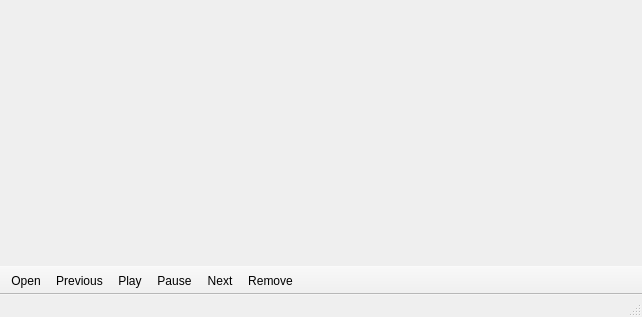
<?xml version="1.0" encoding="UTF-8"?>
<ui version="4.0">
 <class>MainWindow</class>
 <widget class="QMainWindow" name="MainWindow">
  <property name="geometry">
   <rect>
    <x>0</x>
    <y>0</y>
    <width>642</width>
    <height>317</height>
   </rect>
  </property>
  <property name="windowTitle">
   <string>Vega sPro</string>
  </property>
  <property name="windowIcon">
   <iconset resource="resources.qrc">
    <normaloff>:/images/icons/media-icon-window.png</normaloff>:/images/icons/media-icon-window.png</iconset>
  </property>
  <widget class="QWidget" name="centralWidget">
   <layout class="QGridLayout" name="gridLayout">
    <item row="0" column="0">
     <widget class="QWidget" name="widgetVideos" native="true"/>
    </item>
    <item row="0" column="1">
     <widget class="QWidget" name="widgetList" native="true">
      <property name="maximumSize">
       <size>
        <width>300</width>
        <height>16777215</height>
       </size>
      </property>
     </widget>
    </item>
   </layout>
  </widget>
  <widget class="QMenuBar" name="menuBar">
   <property name="geometry">
    <rect>
     <x>0</x>
     <y>0</y>
     <width>642</width>
     <height>20</height>
    </rect>
   </property>
  </widget>
  <widget class="QToolBar" name="mainToolBar">
   <property name="movable">
    <bool>false</bool>
   </property>
   <attribute name="toolBarArea">
    <enum>BottomToolBarArea</enum>
   </attribute>
   <attribute name="toolBarBreak">
    <bool>false</bool>
   </attribute>
   <addaction name="actionOpen"/>
   <addaction name="actionPrevious"/>
   <addaction name="actionPlay"/>
   <addaction name="actionPause"/>
   <addaction name="actionNext"/>
   <addaction name="actionRemove"/>
  </widget>
  <widget class="QStatusBar" name="statusBar"/>
  <action name="actionOpen">
   <property name="icon">
    <iconset resource="resources.qrc">
     <normaloff>:/images/icons/folder.png</normaloff>:/images/icons/folder.png</iconset>
   </property>
   <property name="text">
    <string>Open</string>
   </property>
   <property name="toolTip">
    <string>Open a File</string>
   </property>
  </action>
  <action name="actionPlay">
   <property name="icon">
    <iconset resource="resources.qrc">
     <normaloff>:/images/icons/media-play.png</normaloff>:/images/icons/media-play.png</iconset>
   </property>
   <property name="text">
    <string>Play</string>
   </property>
   <property name="toolTip">
    <string>Play</string>
   </property>
  </action>
  <action name="actionPause">
   <property name="icon">
    <iconset resource="resources.qrc">
     <normaloff>:/images/icons/media-pause.png</normaloff>:/images/icons/media-pause.png</iconset>
   </property>
   <property name="text">
    <string>Pause</string>
   </property>
   <property name="toolTip">
    <string>Pause current video</string>
   </property>
  </action>
  <action name="actionPrevious">
   <property name="icon">
    <iconset resource="resources.qrc">
     <normaloff>:/images/icons/media-step-backward.png</normaloff>:/images/icons/media-step-backward.png</iconset>
   </property>
   <property name="text">
    <string>Previous</string>
   </property>
   <property name="toolTip">
    <string>Previous video</string>
   </property>
  </action>
  <action name="actionNext">
   <property name="icon">
    <iconset resource="resources.qrc">
     <normaloff>:/images/icons/media-step-forward.png</normaloff>:/images/icons/media-step-forward.png</iconset>
   </property>
   <property name="text">
    <string>Next</string>
   </property>
   <property name="toolTip">
    <string>Next video</string>
   </property>
  </action>
  <action name="actionRemove">
   <property name="icon">
    <iconset resource="resources.qrc">
     <normaloff>:/images/icons/media-remove.png</normaloff>:/images/icons/media-remove.png</iconset>
   </property>
   <property name="text">
    <string>Remove</string>
   </property>
   <property name="toolTip">
    <string>Remove from playlist</string>
   </property>
  </action>
 </widget>
 <layoutdefault spacing="6" margin="11"/>
 <resources>
  <include location="resources.qrc"/>
 </resources>
 <connections/>
</ui>
